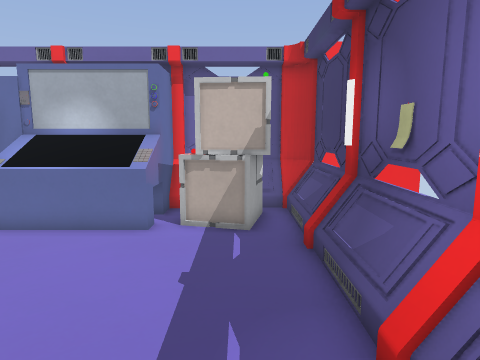
view 1 (above)

17 first-person views from a walk through a 3-D level made in the Godot game engine. The camera is 1.4 m above the floor, tilts 8° down and sees 75° across. The floor is counted in squares, 0.5 m on a side. Each view is taken from the middle of a square. On the plan, view 1 faces up. The plan holds only what a view shows up to about 20 squares ahead; the rest is blank. Door leaves are left out where a doorway can be walked through. Surface patterns are stand-ins for the level's own textures.

view 2
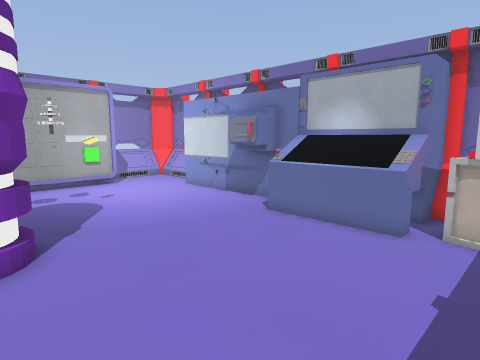

view 3
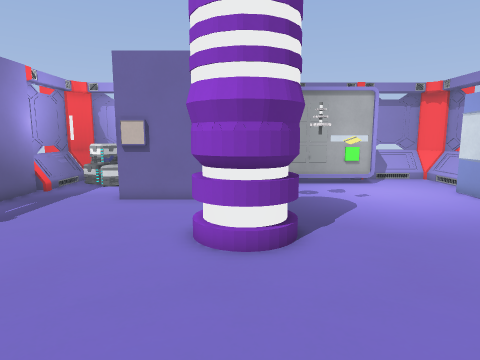

view 4
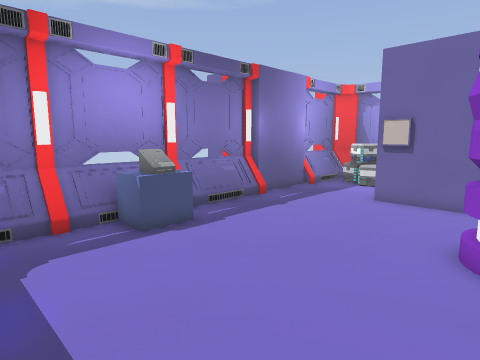

view 5
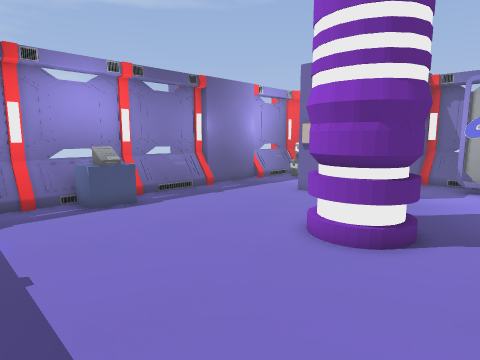

view 6
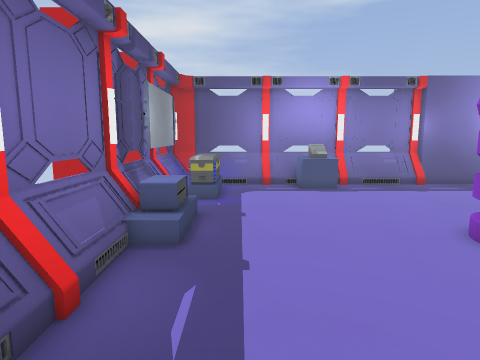

view 7
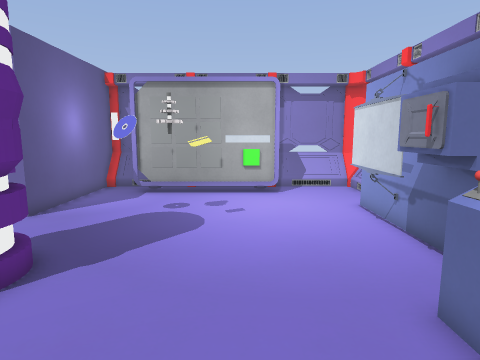

view 8
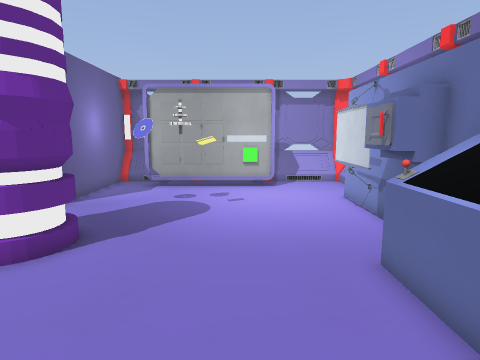

view 9
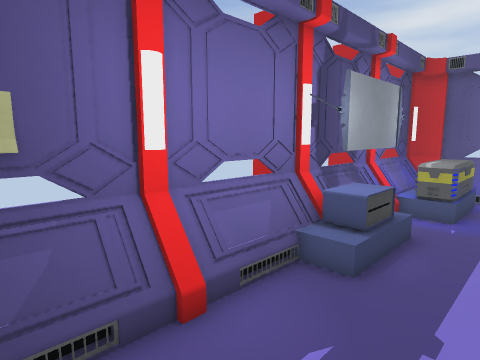

view 10
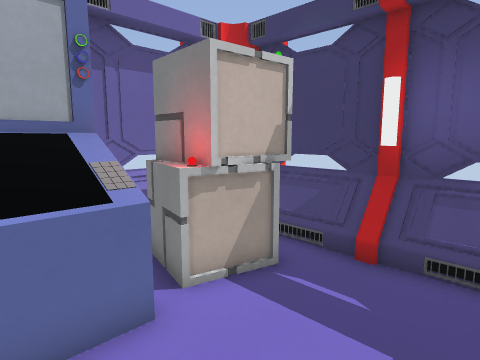

view 11
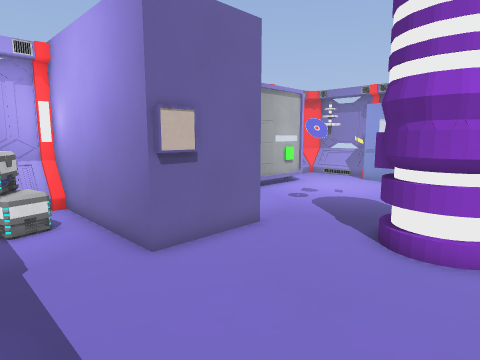

view 12
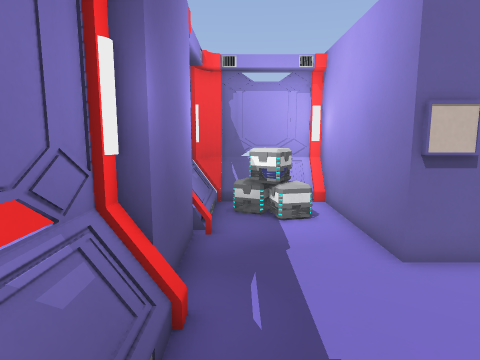

view 13
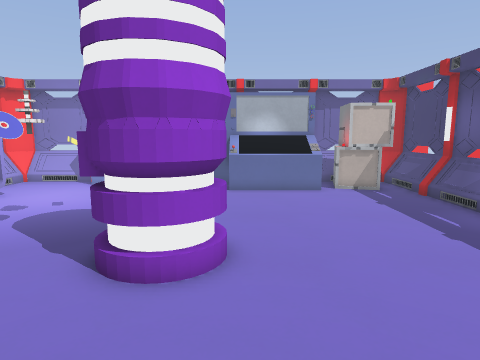

view 14
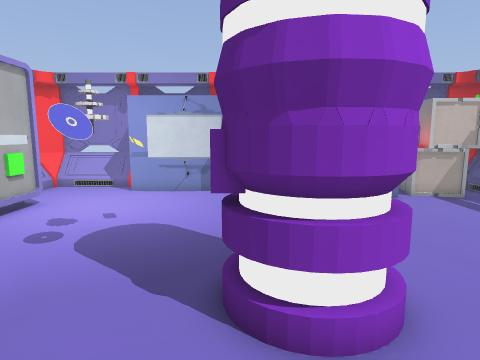

view 15
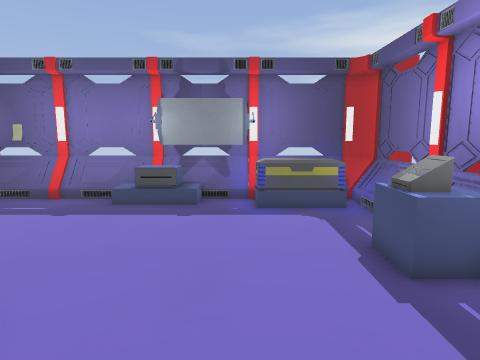

view 16
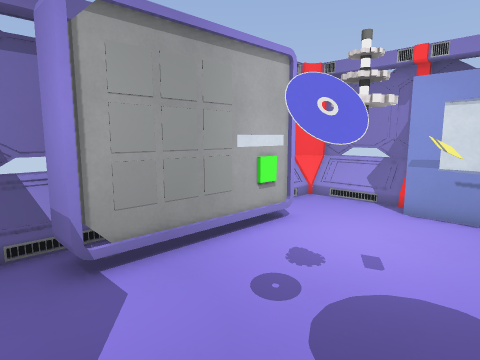

view 17
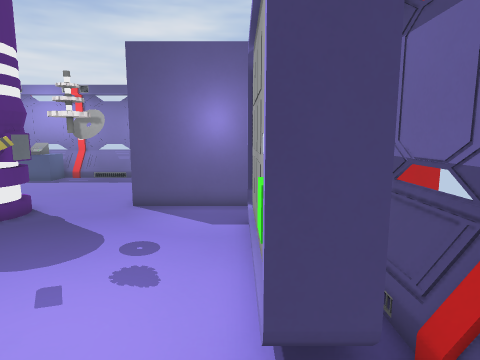

### Floor plan
Key: @ floor where view 1 was taken; # wall or solid block; x gap in a wall; . main floor; : floor 0.25 m higher than the main floor; + floor 0.5 m higher than the main floor; * floor 1 m higher than the main floor; D open door; = window, fence, low wall or low ledge; ^ raised ledge; B box; O other object.
Columns run from 21 left of view 1 to 3 right of it. Each row starts with its distance up from view 1.
 13 ######            #######
 12 #=.. B            #.O .=#
 11 #....BBBBBBBBB#####OO  =#
 10 #.....#####OO.^^^^^OOO =#
  9 #.............^^^^^.OOO=#
  8 ####...................=#
  7 ##OO...................=#
  6  ###...................=#
  5   ##....O..............=#
  4    #...OO..............=#
  3    #...O...............=#
  2   ##...OO...##.........=#
  1 ####.......####........=#
  0 #..........####......@O=#
 -1 ########...###........OO#
 -2    #####..............O##
 -3        #..............O##
 -4       ## ..............##
 -5 ######DO ..............##
 -6 #.....DD.............#x=#
 -7 # BB..DD.............=*=#
 -8 # BB..DD.......==....=*=#
 -9 #.+B..DD.......#O=...#B=#
-10 #=:#=#DD##==#========#:=#
-11 ######   ################

Where each view was taken, in squares from view 1:
view 1: 0 up, 0 right, facing up
view 2: 0 up, 0 right, facing up-left
view 3: 0 up, 0 right, facing left
view 4: 0 up, 0 right, facing down-left
view 5: 4 up, 0 right, facing down-left
view 6: 8 up, 1 left, facing down
view 7: 6 up, 3 left, facing left
view 8: 6 up, 1 left, facing left
view 9: 6 up, 2 left, facing down-right
view 10: 5 up, 5 left, facing up-right
view 11: 9 down, 7 left, facing up-left
view 12: 9 down, 7 left, facing left
view 13: 7 down, 7 left, facing up
view 14: 5 down, 10 left, facing up
view 15: 5 down, 12 left, facing right
view 16: 1 down, 12 left, facing up-left
view 17: 11 up, 18 left, facing down
